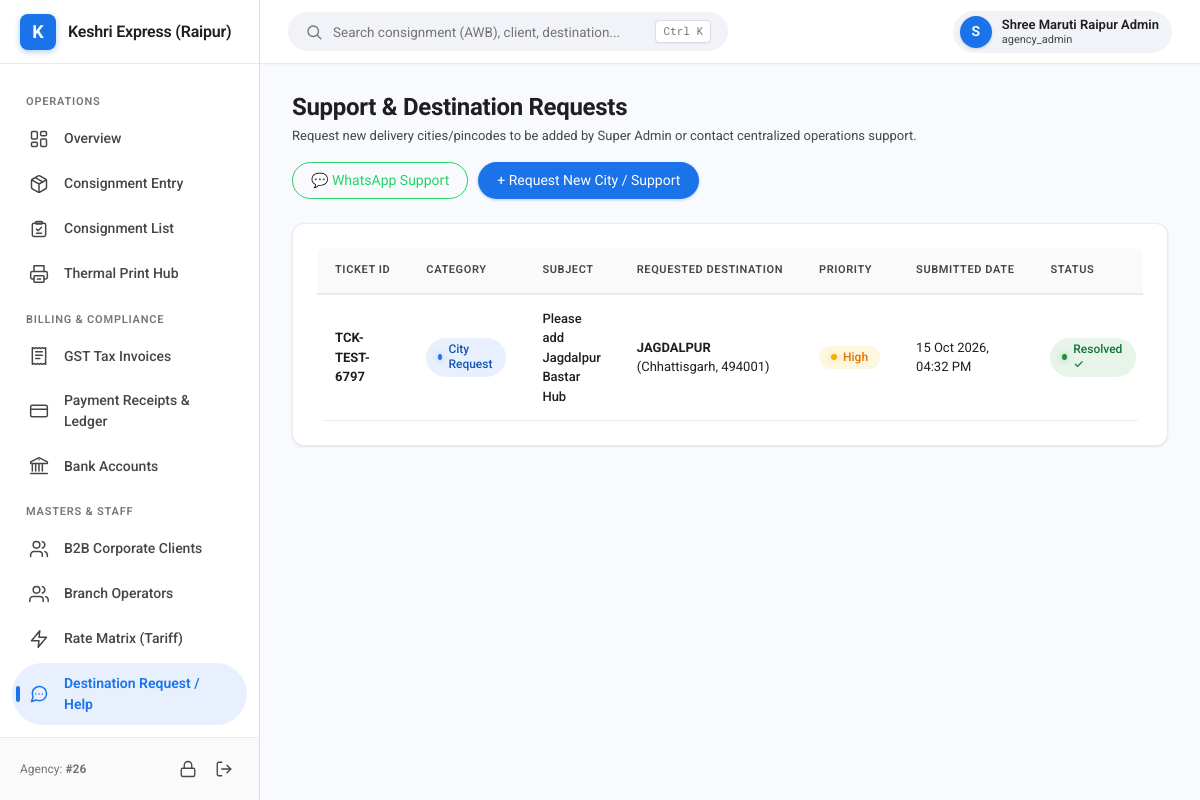
Page /tickets (signed in) on the committed database.
### tables this page shows
CREATE TABLE tenants (
    id INTEGER PRIMARY KEY AUTOINCREMENT,
    uuid VARCHAR(64) UNIQUE NOT NULL,
    slug VARCHAR(64) UNIQUE NOT NULL,
    agency_code VARCHAR(32) UNIQUE NULL, -- Assigned upon KYC approval
    name VARCHAR(150) NOT NULL,
    trade_name VARCHAR(150),
    contact_person VARCHAR(100) NOT NULL,
    phone VARCHAR(20) NOT NULL,
    email VARCHAR(120) NOT NULL,
    address TEXT,
    city VARCHAR(100),
    state VARCHAR(100),
    pincode VARCHAR(10),
    pan_no VARCHAR(20),
    aadhaar_no VARCHAR(20),
    gstin VARCHAR(20),
    pan_doc_url VARCHAR(255),
    aadhaar_doc_url VARCHAR(255),
    rejection_reason TEXT NULL,
    status VARCHAR(20) DEFAULT 'pending_otp', -- pending_otp, pending_kyc, active, suspended, expired, rejected
    validity_start DATE,
    validity_end DATE,
    logo_url VARCHAR(255),
    brand_color VARCHAR(20) DEFAULT '#1a73e8',
    created_at DATETIME DEFAULT CURRENT_TIMESTAMP
, plan_type VARCHAR(30) DEFAULT 'Yearly', plan_price REAL DEFAULT 12000.0, grace_period_days INTEGER DEFAULT 7);

CREATE TABLE tickets (
    id INTEGER PRIMARY KEY AUTOINCREMENT,
    tenant_id INTEGER NOT NULL,
    ticket_number VARCHAR(30) UNIQUE NOT NULL,
    category VARCHAR(40) NOT NULL, -- destination_request, billing, technical, general
    subject VARCHAR(200) NOT NULL,
    description TEXT NOT NULL,
    destination_name VARCHAR(120) NULL,
    state_id INTEGER NULL,
    pincode VARCHAR(10) NULL,
    zone_id INTEGER NULL,
    priority VARCHAR(20) DEFAULT 'normal', -- normal, high, urgent
    status VARCHAR(20) DEFAULT 'open', -- open, in_progress, resolved, rejected
    admin_notes TEXT NULL,
    created_at DATETIME DEFAULT CURRENT_TIMESTAMP,
    resolved_at DATETIME NULL,
    FOREIGN KEY (tenant_id) REFERENCES tenants(id)
);

CREATE TABLE states (
    id INTEGER PRIMARY KEY AUTOINCREMENT,
    code VARCHAR(10) UNIQUE NOT NULL,
    name VARCHAR(100) NOT NULL,
    zone_id INTEGER NOT NULL,
    gst_code VARCHAR(10) NULL,
    created_at DATETIME DEFAULT CURRENT_TIMESTAMP,
    FOREIGN KEY (zone_id) REFERENCES operational_zones(id)
);

### src/Views/tickets/agency-index.php (the view, shortened to what the rows shown need)
<?php
$activeNav = 'tickets';
?>
<div class="page-header">
    <div>
        <h1 class="page-title">Support & Destination Requests</h1>
        <p style="color:var(--text-secondary); font-size:13px; margin-top:4px;">
            Request new delivery cities/pincodes to be added by Super Admin or contact centralized operations support.
        </p>
    </div>
    <div style="display:flex; gap:10px;">
        <a href="https://wa.me/919893000000?text=Hello+Kesari+Logistics+Admin%2C+I+need+support+for+my+branch." target="_blank" class="btn btn-outlined" style="color:#25D366; border-color:#25D366;">
            💬 WhatsApp Support
        </a>
        <a href="/tickets/new" class="btn btn-primary">+ Request New City / Support</a>
    </div>
</div>
<div class="g-card">
    <div class="table-responsive">
        <table class="g-table">
            <thead>
                <tr>
                    <th>Ticket ID</th>
                    <th>Category</th>
                    <th>Subject</th>
                    <th>Requested Destination</th>
                    <th>Priority</th>
                    <th>Submitted Date</th>
                    <th>Status</th>
                </tr>
            </thead>
            <tbody>
                <?php foreach ($tickets as $t): ?>
                    <tr>
                        <td><strong><?= htmlspecialchars($t['ticket_number']) ?></strong></td>
                        <td>
                            <?php if ($t['category'] === 'destination_request'): ?>
                                <span class="g-chip chip-info">City Request</span>
                            <?php else: ?>
                                <span class="g-chip" style="background:#f1f3f4; color:#5f6368;"><?= ucfirst($t['category']) ?></span>
                            <?php endif; ?>
                        </td>
                        <td style="font-weight:500;"><?= htmlspecialchars($t['subject']) ?></td>
                        <td>
                            <?php if (!empty($t['destination_name'])): ?>
                                <strong><?= htmlspecialchars($t['destination_name']) ?></strong> (<?= htmlspecialchars($t['state_name'] ?? '') ?>, <?= htmlspecialchars($t['pincode'] ?: 'N/A') ?>)
                            <?php else: ?>
                                —
                            <?php endif; ?>
                        </td>
                        <td>
                            <span class="g-chip <?= $t['priority'] === 'urgent' ? 'chip-danger' : ($t['priority'] === 'high' ? 'chip-warning' : 'chip-info') ?>">
                                <?= ucfirst($t['priority']) ?>
                            </span>
                        </td>
                        <td><?= date('d M Y, h:i A', strtotime($t['created_at'])) ?></td>
                        <td>
                            <?php if ($t['status'] === 'resolved'): ?>
                                <span class="g-chip chip-success">Resolved ✓</span>
                            <?php elseif ($t['status'] === 'open'): ?>
                                <span class="g-chip chip-warning">Under Review</span>
                            <?php else: ?>
                                <span class="g-chip chip-danger"><?= ucfirst($t['status']) ?></span>
                            <?php endif; ?>
                        </td>
                    </tr>
                <?php endforeach; ?>
            </tbody>
        </table>
    </div>
</div>
<?php
$content = ob_get_clean();
require ROOT_PATH . '/src/Views/layout.php';
?>

### src/Views/layout.php (shortened to what the rows shown need)
<?php
$isSuperAdmin = TenantContext::isSuperAdmin();
$tenant = TenantContext::getTenant();
$brandName = TenantContext::getTenantName();
$currentUser = Auth::user();
?>
<!DOCTYPE html>
<html lang="en">
<head>
    <link rel="stylesheet" href="/assets/css/google-theme.css">
</head>
<body>
<div class="app-layout">
    <aside class="sidebar">
        <div class="sidebar-header">
            <div class="sidebar-logo-icon">
                <?= strtoupper(substr($brandName, 0, 1)) ?>
            </div>
            <div class="sidebar-title" title="<?= htmlspecialchars($brandName) ?>">
                <?= htmlspecialchars($brandName) ?>
            </div>
        </div>
        <nav class="sidebar-nav">
            <?php if ($isSuperAdmin): ?>
                <div class="nav-section-title">Control Plane</div>
                <a href="/" class="nav-item <?= ($activeNav ?? '') === 'dashboard' ? 'active' : '' ?>">
                    <span class="nav-icon"><?= Icon::svg('dashboard') ?></span> Dashboard
                </a>
                <a href="/admin/agencies" class="nav-item <?= ($activeNav ?? '') === 'agencies' ? 'active' : '' ?>">
                    <span class="nav-icon"><?= Icon::svg('agencies') ?></span> Agency Franchises
                </a>
                <a href="/admin/subscriptions" class="nav-item <?= ($activeNav ?? '') === 'subscriptions' ? 'active' : '' ?>">
                    <span class="nav-icon"><?= Icon::svg('receipt-tax') ?></span> Plans & Subscriptions
                </a>
                <a href="/admin/courier-apis" class="nav-item <?= ($activeNav ?? '') === 'courier_apis' ? 'active' : '' ?>">
                    <span class="nav-icon"><?= Icon::svg('truck') ?></span> Courier APIs Gateway
                </a>
                <a href="/admin/kyc" class="nav-item <?= ($activeNav ?? '') === 'kyc' ? 'active' : '' ?>">
                    <span class="nav-icon"><?= Icon::svg('kyc') ?></span> KYC Verification
                </a>
                <a href="/admin/destinations" class="nav-item <?= ($activeNav ?? '') === 'destinations' ? 'active' : '' ?>">
                    <span class="nav-icon"><?= Icon::svg('destinations') ?></span> Master Destinations
                </a>
                <a href="/admin/tickets" class="nav-item <?= ($activeNav ?? '') === 'tickets' ? 'active' : '' ?>">
                    <span class="nav-icon"><?= Icon::svg('tickets') ?></span> Support & City Requests
                </a>
                <a href="/admin/invoices" class="nav-item <?= ($activeNav ?? '') === 'invoices' ? 'active' : '' ?>">
                    <span class="nav-icon"><?= Icon::svg('reports') ?></span> Consolidated Reports
                </a>
            <?php else: ?>
                <div class="nav-section-title">Operations</div>
                <a href="/" class="nav-item <?= ($activeNav ?? '') === 'dashboard' ? 'active' : '' ?>">
                    <span class="nav-icon"><?= Icon::svg('dashboard') ?></span> Overview
                </a>
                <a href="/bookings/new" class="nav-item <?= ($activeNav ?? '') === 'book' ? 'active' : '' ?>">
                    <span class="nav-icon"><?= Icon::svg('book') ?></span> Consignment Entry
                </a>
                <a href="/bookings" class="nav-item <?= ($activeNav ?? '') === 'bookings' ? 'active' : '' ?>">
                    <span class="nav-icon"><?= Icon::svg('bookings') ?></span> Consignment List
                </a>
                <a href="/print-labels" class="nav-item <?= ($activeNav ?? '') === 'print' ? 'active' : '' ?>">
                    <span class="nav-icon"><?= Icon::svg('print') ?></span> Thermal Print Hub
                </a>
                <div class="nav-section-title">Billing & Compliance</div>
                <a href="/invoices" class="nav-item <?= ($activeNav ?? '') === 'invoices' ? 'active' : '' ?>">
                    <span class="nav-icon"><?= Icon::svg('invoices') ?></span> GST Tax Invoices
                </a>
                <a href="/payments" class="nav-item <?= ($activeNav ?? '') === 'payments' ? 'active' : '' ?>">
                    <span class="nav-icon"><?= Icon::svg('payments') ?></span> Payment Receipts & Ledger
                </a>
                <a href="/bank-accounts" class="nav-item <?= ($activeNav ?? '') === 'bank' ? 'active' : '' ?>">
                    <span class="nav-icon"><?= Icon::svg('bank') ?></span> Bank Accounts
                </a>
                <div class="nav-section-title">Masters & Staff</div>
                <a href="/clients" class="nav-item <?= ($activeNav ?? '') === 'clients' ? 'active' : '' ?>">
                    <span class="nav-icon"><?= Icon::svg('clients') ?></span> B2B Corporate Clients
                </a>
                <a href="/operators" class="nav-item <?= ($activeNav ?? '') === 'operators' ? 'active' : '' ?>">
                    <span class="nav-icon"><?= Icon::svg('operators') ?></span> Branch Operators
                </a>
                <a href="/tariffs" class="nav-item <?= ($activeNav ?? '') === 'tariffs' ? 'active' : '' ?>">
                    <span class="nav-icon"><?= Icon::svg('tariffs') ?></span> Rate Matrix (Tariff)
                </a>
                <a href="/tickets" class="nav-item <?= ($activeNav ?? '') === 'tickets' ? 'active' : '' ?>">
                    <span class="nav-icon"><?= Icon::svg('tickets') ?></span> Destination Request / Help
                </a>
                <a href="/change-password" class="nav-item <?= ($activeNav ?? '') === 'changepwd' ? 'active' : '' ?>">
                </a>
            <?php endif; ?>
        </nav>
        <div class="sidebar-footer">
            <div style="font-size:12px; color:var(--text-tertiary);">
                <?= $isSuperAdmin ? 'Super Admin Mode' : 'Agency: <strong>#' . htmlspecialchars($tenant['agency_code'] ?? 'N/A') . '</strong>' ?>
            </div>
            <div style="display:flex; align-items:center; gap:6px;">
                <a href="/change-password" title="Change Password" style="color:var(--text-secondary); display:inline-flex; align-items:center; padding:6px; border-radius:6px; transition:var(--transition);"><?= Icon::svg('lock', '', 18) ?></a>
                <a href="/logout" title="Sign out" style="color:var(--text-secondary); display:inline-flex; align-items:center; padding:6px; border-radius:6px; transition:var(--transition);"><?= Icon::svg('logout', '', 18) ?></a>
            </div>
        </div>
    </aside>
    <div class="main-wrapper">
        <header class="topbar">
            <div class="topbar-left">
                <div class="search-box">
                    <span><?= Icon::svg('search', '', 18) ?></span>
                    <input type="text" class="search-input" placeholder="Search consignment (AWB), client, destination...">
                    <span class="search-shortcut">Ctrl K</span>
                </div>
            </div>
            <div class="topbar-actions">
                <div class="user-badge">
                    <div class="user-avatar">
                        <?= strtoupper(substr($currentUser['name'] ?? 'U', 0, 1)) ?>
                    </div>
                    <div style="font-size:13px; line-height:1.2;">
                        <div style="font-weight:600;"><?= htmlspecialchars($currentUser['name'] ?? 'User') ?></div>
                        <div style="font-size:11px; color:var(--text-secondary);"><?= htmlspecialchars($currentUser['role'] ?? 'staff') ?></div>
                    </div>
                </div>
            </div>
        </header>
        <main class="page-container">
            <?= $content ?? '' ?>
        </main>
    </div>
</div>
</body>
</html>

### rows in the picture
tenants: name "K", name "Keshri Express (Raipur)", agency_code "26"
tickets: ticket_number "TCK-TEST-6797", shows "City Request", subject "Please add Jagdalpur Bastar Hub", destination_name "JAGDALPUR", state.name "Chhattisgarh", pincode "494001", priority "High", created_at "15 Oct 2026, 04:32 PM", status "Resolved ✓"

### other values in the picture
substr($currentUser['name'] ?? 'U', 0, 1) "S"
$currentUser['name'] "Shree Maruti Raipur Admin"
$currentUser['role'] "agency_admin"
